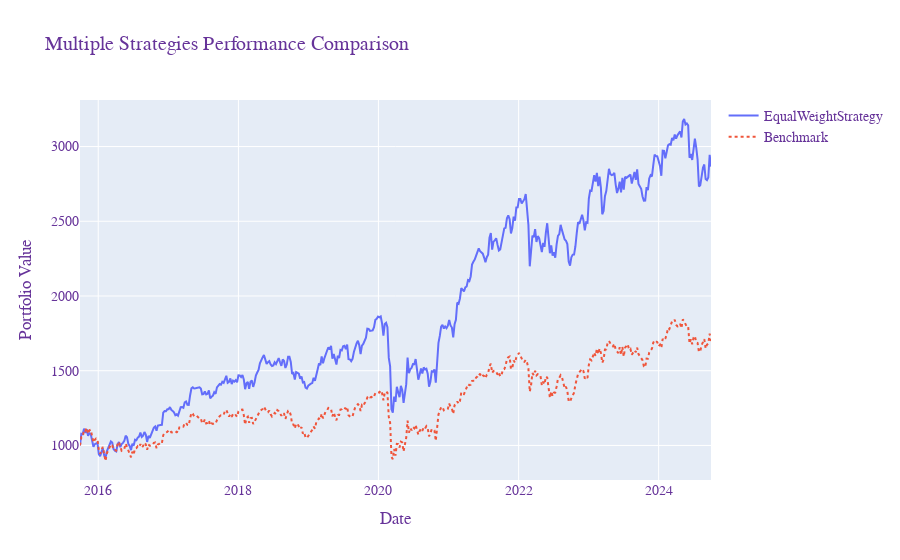
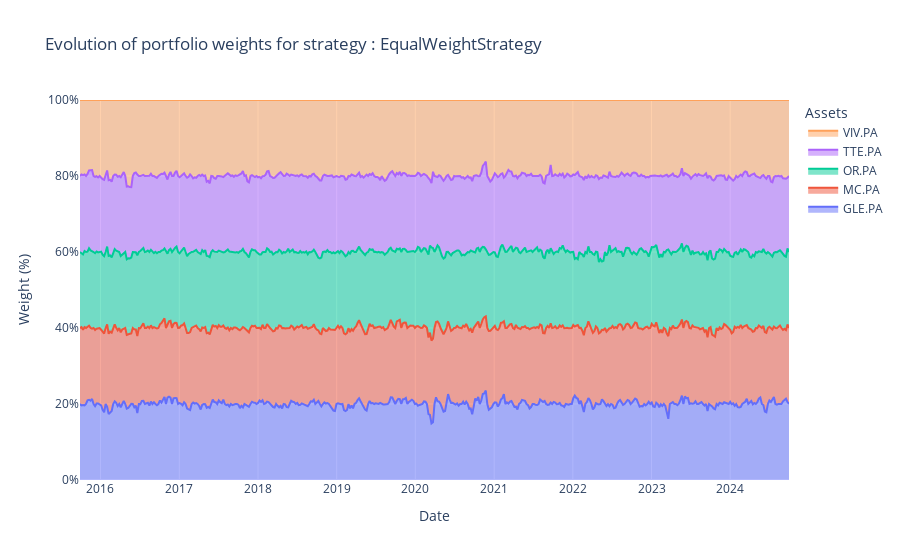
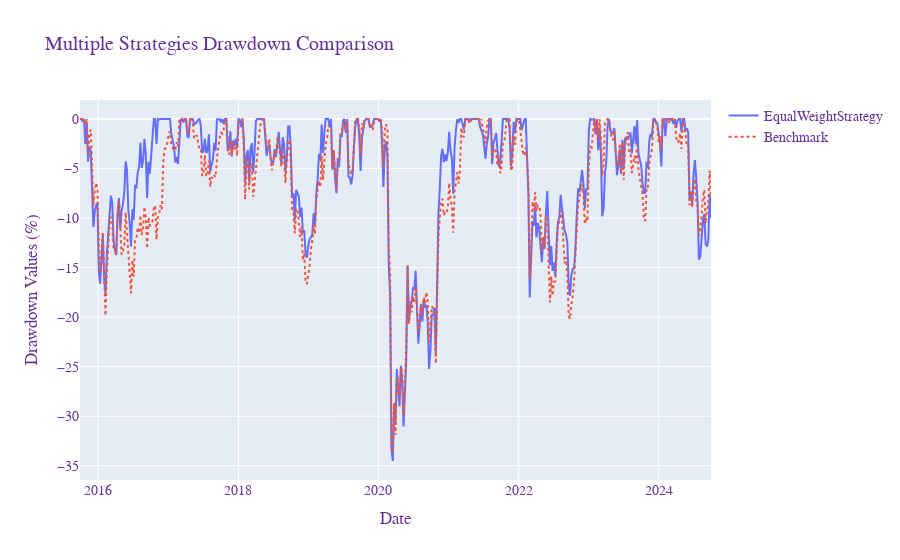

Notebook source saved alongside these figures, in order:
### Markdown cell above
Le module de **visualisation des résultats** d'un backtest génère et affiche des statistiques et des graphiques permettant d'analyser la performance d'une stratégie d'investissement. Voici un aperçu des principales fonctionnalités de la classe `Results` qui permet de gérer et d'afficher les résultats du backtest :

---

#### **1. Statistiques Calculées** :
- **Retour Total** : Le rendement total sur la période.
- **Retour Annualisé** : Le rendement annualisé, tenant compte de la fréquence des données.
- **Volatilité Annualisée** : La volatilité annualisée du portefeuille.
- **Ratio de Sharpe** : Mesure du rendement ajusté en fonction du risque.
- **Ratio de Sortino** : Semblable au ratio de Sharpe, mais utilisant la volatilité des rendements négatifs.
- **Drawdowns** : La perte maximale par rapport au sommet historique du portefeuille.
- **VaR (Value at Risk)** : La perte maximale attendue à un niveau de confiance donné.
- **CVaR (Conditional VaR)** : La moyenne des pertes excédant le VaR.

---

#### **2. Graphiques Générés** :
- **Graphique de la performance de la stratégie** : Montre l'évolution de la valeur du portefeuille sur le temps.
- **Graphique des Drawdowns** : Affiche les drawdowns (pertes maximales) de la stratégie au fil du temps.
- **Graphique des poids du portefeuille** : Montre l'évolution des poids des actifs dans le portefeuille au fil du temps.

---

#### **3. Fonctionnalités de Comparaison** :
- Il est possible de comparer les résultats de plusieurs stratégies (y compris un benchmark) en combinant les graphiques de valeurs, de drawdowns et les poids de portefeuille.
- La méthode `compare_results` combine les résultats de plusieurs stratégies dans un seul objet `Results`, permettant de visualiser et de comparer les performances sur un même graphique.

---

#### **4. Création et Mise à Jour des Graphiques** :
- Les graphiques sont générés avec **Plotly**, une bibliothèque interactive de visualisation.
- Les graphiques de valeurs et de drawdowns sont dynamiques, permettant une analyse détaillée de la performance des stratégies.

---

### Code cell
display(results_eqw.df_statistics.head(10))
results_eqw.ptf_value_plot.show()
results_eqw.ptf_weights_plot.show()
results_eqw.ptf_drawdown_plot.show()

### Figure 1 — Plotly figure (JSON) as saved in the notebook; plotly's stock layout.template omitted (floating-point values rounded to 4 significant figures; data arrays with more than 128 entries replaced by an {"elided": "..."} marker saying what was removed)
{"data": [{"name": "EqualWeightStrategy", "type": "scatter", "x": {"elided": "471 str values"}, "y": {"elided": "471 float values"}}, {"line": {"dash": "dot"}, "name": "Benchmark", "type": "scatter", "x": {"elided": "471 str values"}, "y": {"elided": "471 float values"}}], "layout": {"font": {"color": "RebeccaPurple", "family": "Courier New, monospace", "size": 14}, "title": {"text": "Multiple Strategies Performance Comparison"}, "xaxis": {"title": {"text": "Date"}}, "yaxis": {"title": {"text": "Portfolio Value"}}}}

### Figure 2 — Plotly figure (JSON) as saved in the notebook; plotly's stock layout.template omitted (floating-point values rounded to 4 significant figures; data arrays with more than 128 entries replaced by an {"elided": "..."} marker saying what was removed)
{"data": [{"mode": "lines", "name": "GLE.PA", "stackgroup": "one", "type": "scatter", "x": {"elided": "471 str values"}, "y": {"elided": "471 float values"}}, {"mode": "lines", "name": "MC.PA", "stackgroup": "one", "type": "scatter", "x": {"elided": "471 str values"}, "y": {"elided": "471 float values"}}, {"mode": "lines", "name": "OR.PA", "stackgroup": "one", "type": "scatter", "x": {"elided": "471 str values"}, "y": {"elided": "471 float values"}}, {"mode": "lines", "name": "TTE.PA", "stackgroup": "one", "type": "scatter", "x": {"elided": "471 str values"}, "y": {"elided": "471 float values"}}, {"mode": "lines", "name": "VIV.PA", "stackgroup": "one", "type": "scatter", "x": {"elided": "471 str values"}, "y": {"elided": "471 float values"}}], "layout": {"hovermode": "x unified", "legend": {"title": {"text": "Assets"}}, "title": {"text": "Evolution of portfolio weights for strategy : EqualWeightStrategy"}, "xaxis": {"title": {"text": "Date"}}, "yaxis": {"range": [0, 1], "tickformat": ".0%", "title": {"text": "Weight (%)"}}}}

### Figure 3 — Plotly figure (JSON) as saved in the notebook; plotly's stock layout.template omitted (floating-point values rounded to 4 significant figures; data arrays with more than 128 entries replaced by an {"elided": "..."} marker saying what was removed)
{"data": [{"name": "EqualWeightStrategy", "type": "scatter", "x": {"elided": "471 str values"}, "y": {"elided": "471 float values"}}, {"line": {"dash": "dot"}, "name": "Benchmark", "type": "scatter", "x": {"elided": "471 str values"}, "y": {"elided": "471 float values"}}], "layout": {"font": {"color": "RebeccaPurple", "family": "Courier New, monospace", "size": 14}, "title": {"text": "Multiple Strategies Drawdown Comparison"}, "xaxis": {"title": {"text": "Date"}}, "yaxis": {"title": {"text": "Drawdown Values (%)"}}}}
